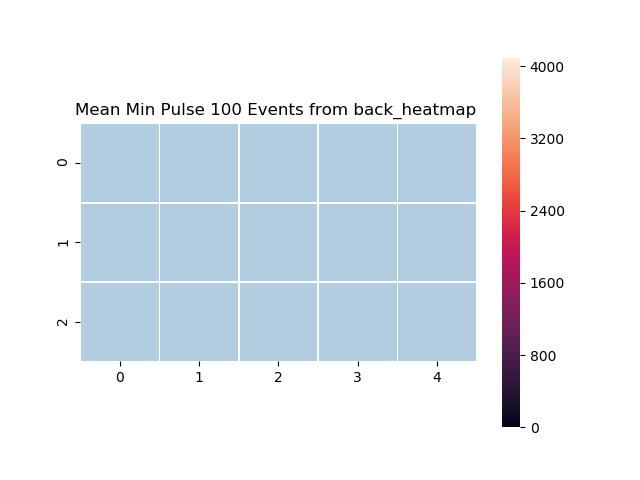
#> input picture data/test_run_1/images/back_heatmap.png, 640 x 480 px
$ python -i caen.py   (imports and definitions only)
#> lines starting #> are read from the running program, lines starting #| are printed output that depends on the picture
import matplotlib.pyplot as plt
from numpy import fromfile,dtype
from array import array
import seaborn as sns
import time,os,random
import sys,subprocess

# [34 lines left out: functions extractFieldInGroup, getOffset, parseBinary, not called in this run]


def parseAscii(filename):
    with open(filename,mode='r') as f:
        return [float(n) for n in f.parse().split('\n')[:-1]]
def parse(filename):
    if '.dat' in filename[-4:]: return parseBinary(filename)
    else: return parseAscii(filename)


# [13 lines left out: functions checkTruncateOffset, plot, not called in this run]

def plotEvent(data,event=1):
    plt.plot(range(len(data[event])),data[event],linestyle="None",marker=".")
    plt.show()

def getChan(filename):
    return int(filename[-7:-4].replace('e','').replace('_',''))
# [19 lines left out: function plotGrid, not called in this run]
    #plt.show()

from flask import Flask
from multiprocessing import Process
# [1 line not run here, left out]
# [4 lines that did not run here, left out]

def startWeb():
    app.run(host='0.0.0.0',port='8888')

# [15 lines left out: function make2D, not called in this run]
# [5 lines not run here, left out]

>>> import cv2
>>> picture = cv2.imread('data/test_run_1/images/back_heatmap.png', cv2.IMREAD_GRAYSCALE)
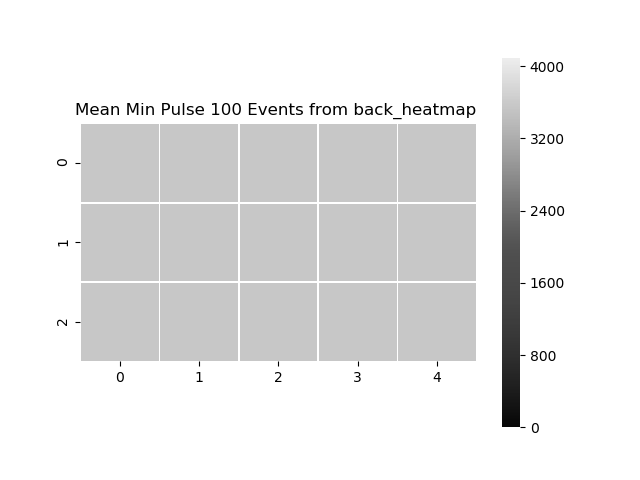
#> picture: shape (480, 640); min 0, max 255, mean 233.5
>>> result = plotEvent(picture)
#> in plotEvent, `plt.show()`:
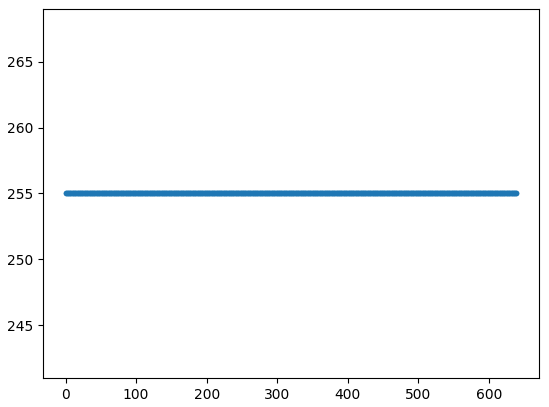
#> figure drawn by matplotlib, 1 panel

$ run again, on data/test_run_1/images/overlay.png
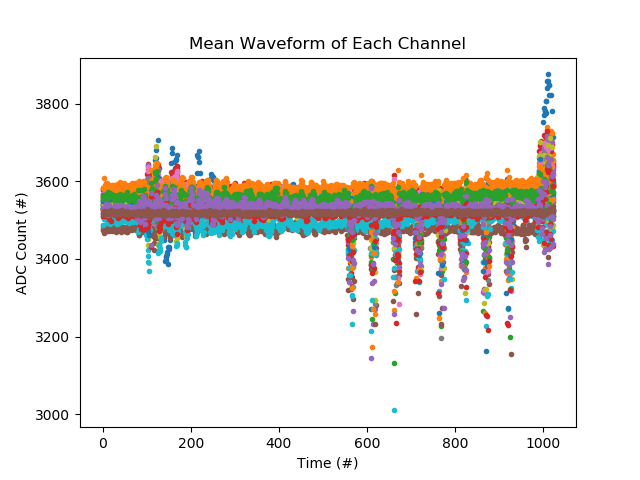
#> input picture data/test_run_1/images/overlay.png, 640 x 480 px
#> `picture = cv2.imread('data/test_run_1/images/back_heatmap.png', cv2.IM..`:
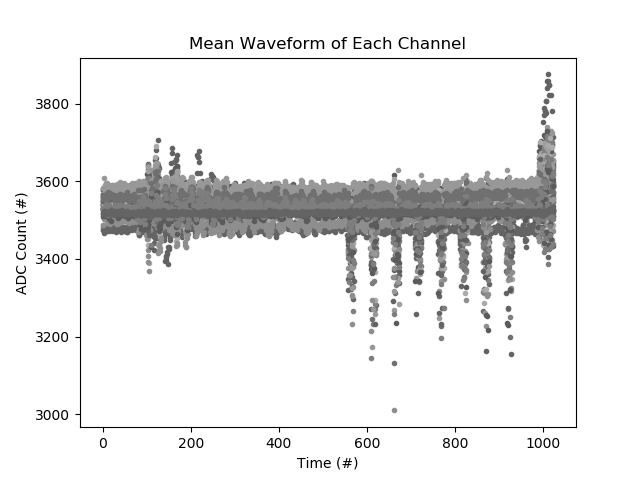
#> picture: shape (480, 640); min 0, max 255, mean 236.9
